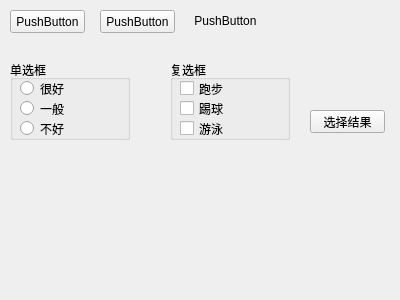
<?xml version="1.0" encoding="UTF-8"?>
<ui version="4.0">
 <class>MyWidget</class>
 <widget class="QWidget" name="MyWidget">
  <property name="geometry">
   <rect>
    <x>0</x>
    <y>0</y>
    <width>400</width>
    <height>300</height>
   </rect>
  </property>
  <property name="windowTitle">
   <string>MyWidget</string>
  </property>
  <widget class="QPushButton" name="pushButton">
   <property name="geometry">
    <rect>
     <x>10</x>
     <y>10</y>
     <width>75</width>
     <height>23</height>
    </rect>
   </property>
   <property name="text">
    <string>PushButton</string>
   </property>
   <property name="checkable">
    <bool>true</bool>
   </property>
  </widget>
  <widget class="QPushButton" name="pushButton_2">
   <property name="geometry">
    <rect>
     <x>190</x>
     <y>10</y>
     <width>71</width>
     <height>21</height>
    </rect>
   </property>
   <property name="text">
    <string>PushButton</string>
   </property>
   <property name="flat">
    <bool>true</bool>
   </property>
  </widget>
  <widget class="QPushButton" name="pushButton_3">
   <property name="geometry">
    <rect>
     <x>100</x>
     <y>10</y>
     <width>75</width>
     <height>23</height>
    </rect>
   </property>
   <property name="text">
    <string>PushButton</string>
   </property>
  </widget>
  <widget class="QGroupBox" name="radioGroup">
   <property name="geometry">
    <rect>
     <x>10</x>
     <y>60</y>
     <width>120</width>
     <height>80</height>
    </rect>
   </property>
   <property name="title">
    <string>单选框</string>
   </property>
   <widget class="QRadioButton" name="radioButton">
    <property name="geometry">
     <rect>
      <x>10</x>
      <y>20</y>
      <width>89</width>
      <height>17</height>
     </rect>
    </property>
    <property name="text">
     <string>很好</string>
    </property>
   </widget>
   <widget class="QRadioButton" name="radioButton_2">
    <property name="geometry">
     <rect>
      <x>10</x>
      <y>40</y>
      <width>89</width>
      <height>17</height>
     </rect>
    </property>
    <property name="text">
     <string>一般</string>
    </property>
   </widget>
   <widget class="QRadioButton" name="radioButton_3">
    <property name="geometry">
     <rect>
      <x>10</x>
      <y>60</y>
      <width>89</width>
      <height>17</height>
     </rect>
    </property>
    <property name="text">
     <string>不好</string>
    </property>
   </widget>
  </widget>
  <widget class="QGroupBox" name="checkboxGroup">
   <property name="geometry">
    <rect>
     <x>170</x>
     <y>60</y>
     <width>120</width>
     <height>80</height>
    </rect>
   </property>
   <property name="title">
    <string>复选框</string>
   </property>
   <widget class="QCheckBox" name="checkBox">
    <property name="geometry">
     <rect>
      <x>10</x>
      <y>20</y>
      <width>72</width>
      <height>17</height>
     </rect>
    </property>
    <property name="text">
     <string>跑步</string>
    </property>
   </widget>
   <widget class="QCheckBox" name="checkBox_2">
    <property name="geometry">
     <rect>
      <x>10</x>
      <y>40</y>
      <width>72</width>
      <height>17</height>
     </rect>
    </property>
    <property name="text">
     <string>踢球</string>
    </property>
   </widget>
   <widget class="QCheckBox" name="checkBox_3">
    <property name="geometry">
     <rect>
      <x>10</x>
      <y>60</y>
      <width>72</width>
      <height>17</height>
     </rect>
    </property>
    <property name="text">
     <string>游泳</string>
    </property>
   </widget>
  </widget>
  <widget class="QPushButton" name="showSelectResult">
   <property name="geometry">
    <rect>
     <x>310</x>
     <y>110</y>
     <width>75</width>
     <height>23</height>
    </rect>
   </property>
   <property name="text">
    <string>选择结果</string>
   </property>
  </widget>
 </widget>
 <layoutdefault spacing="6" margin="11"/>
 <resources/>
 <connections/>
</ui>
